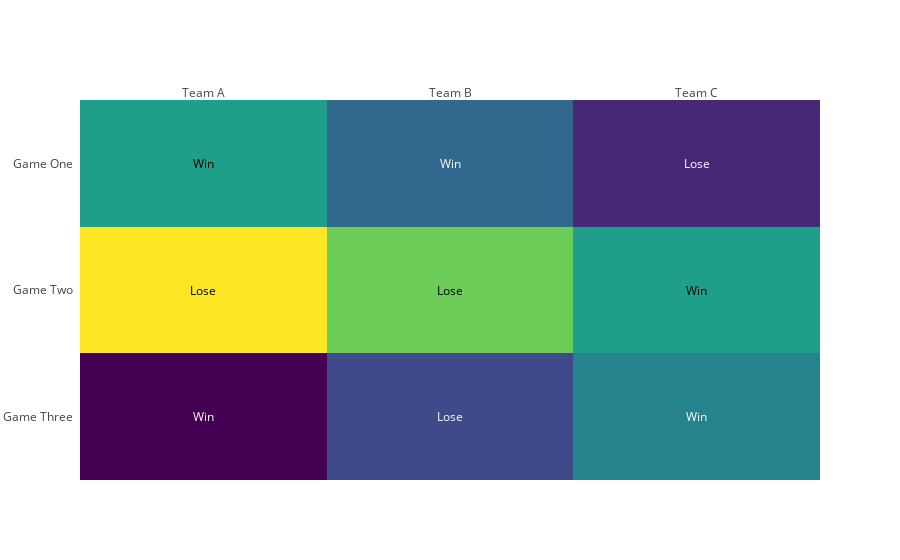

Notebook source saved alongside this figure:
### Markdown cell above
# Custom Text and X & Y Labels

### Code cell
z = [
    [.1, .3, .5], 
    [1.0, .8, .6],
    [.6, .4, .2]
]
z_text = [
    ['Win', 'Lose', 'Win'],  
    ['Lose', 'Lose', 'Win'],
    ['Win', 'Win', 'Lose']
]
x = ['Team A', 'Team B', 'Team C']
y = ['Game Three', 'Game Two', 'Game One']

fig = ff.create_annotated_heatmap(z, x=x, y=y, annotation_text=z_text, colorscale='Viridis')
plotly.offline.iplot(fig, filename='annotated_heatmap_text')

### Figure 1 — Plotly figure (JSON) as saved in the notebook; plotly's stock layout.template omitted (floating-point values rounded to 4 significant figures)
{"data": [{"colorscale": "Viridis", "reversescale": false, "showscale": false, "type": "heatmap", "uid": "fffe0f50-66df-4a9d-a770-71968e9ec663", "x": ["Team A", "Team B", "Team C"], "y": ["Game Three", "Game Two", "Game One"], "z": [[0.1, 0.3, 0.5], [1, 0.8, 0.6], [0.6, 0.4, 0.2]]}], "layout": {"annotations": [{"font": {"color": "#FFFFFF"}, "showarrow": false, "text": "Win", "x": "Team A", "xref": "x", "y": "Game Three", "yref": "y"}, {"font": {"color": "#FFFFFF"}, "showarrow": false, "text": "Lose", "x": "Team B", "xref": "x", "y": "Game Three", "yref": "y"}, {"font": {"color": "#FFFFFF"}, "showarrow": false, "text": "Win", "x": "Team C", "xref": "x", "y": "Game Three", "yref": "y"}, {"font": {"color": "#000000"}, "showarrow": false, "text": "Lose", "x": "Team A", "xref": "x", "y": "Game Two", "yref": "y"}, {"font": {"color": "#000000"}, "showarrow": false, "text": "Lose", "x": "Team B", "xref": "x", "y": "Game Two", "yref": "y"}, {"font": {"color": "#000000"}, "showarrow": false, "text": "Win", "x": "Team C", "xref": "x", "y": "Game Two", "yref": "y"}, {"font": {"color": "#000000"}, "showarrow": false, "text": "Win", "x": "Team A", "xref": "x", "y": "Game One", "yref": "y"}, {"font": {"color": "#FFFFFF"}, "showarrow": false, "text": "Win", "x": "Team B", "xref": "x", "y": "Game One", "yref": "y"}, {"font": {"color": "#FFFFFF"}, "showarrow": false, "text": "Lose", "x": "Team C", "xref": "x", "y": "Game One", "yref": "y"}], "xaxis": {"dtick": 1, "gridcolor": "rgb(0, 0, 0)", "side": "top", "ticks": ""}, "yaxis": {"dtick": 1, "ticks": "", "ticksuffix": "  "}}}
